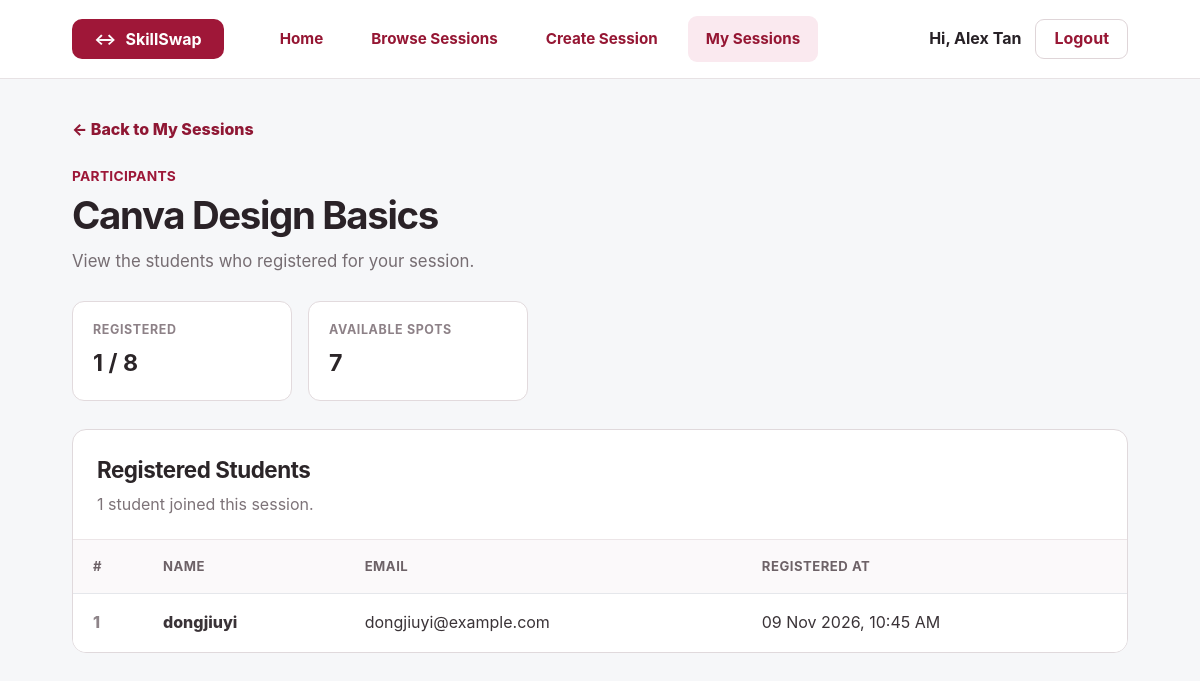
The page /participants.php?id=1 (signed in) on the database its author committed.
### tables this page shows
CREATE TABLE `skill_sessions` (
  `session_id` int NOT NULL,
  `creator_id` int NOT NULL,
  `title` varchar(150) NOT NULL,
  `category` varchar(50) NOT NULL,
  `description` text NOT NULL,
  `session_date` date NOT NULL,
  `session_time` time NOT NULL,
  `location` varchar(150) NOT NULL,
  `capacity` int NOT NULL
);

CREATE TABLE `registrations` (
  `registration_id` int NOT NULL,
  `user_id` int NOT NULL,
  `session_id` int NOT NULL,
  `registered_at` timestamp NOT NULL DEFAULT CURRENT_TIMESTAMP
);

CREATE TABLE `users` (
  `user_id` int NOT NULL,
  `name` varchar(100) NOT NULL,
  `email` varchar(150) NOT NULL,
  `password` varchar(255) NOT NULL,
  `role` varchar(20) NOT NULL DEFAULT 'student'
);

### participants.php (the view, shortened to what this page needs)
<?php
require_once "pdo.php";
$session_id = $_GET["id"] ?? "";
$session_id = (int)$session_id;
$user_id = (int)$_SESSION["user_id"];
$sessionStmt = $pdo->prepare(
    "SELECT session_id, title, capacity
     FROM skill_sessions
     WHERE session_id = ? AND creator_id = ?"
);
$sessionStmt->execute([
    $session_id,
    $user_id
]);
$session = $sessionStmt->fetch(PDO::FETCH_ASSOC);
$participantStmt = $pdo->prepare(
    "SELECT
        users.name,
        users.email,
        registrations.registered_at
     FROM registrations
     JOIN users
        ON registrations.user_id = users.user_id
     WHERE registrations.session_id = ?
     ORDER BY registrations.registered_at ASC"
);
$participantStmt->execute([$session_id]);
$participants = $participantStmt->fetchAll(PDO::FETCH_ASSOC);
?>
<!DOCTYPE html>
<html lang="en">
<head>
    <link rel="stylesheet" href="style.css">
</head>
<body class="participants-page">
    <header class="site-header">
        <div class="site-header-inner">
            <a class="brand-mark" href="index.php">
                <span class="brand-icon">&harr;</span>
                <span>SkillSwap</span>
            </a>
            <nav class="main-nav">
                <a class="nav-link" href="index.php">Home</a>
                <a class="nav-link" href="browse_sessions.php">Browse Sessions</a>
                <a class="nav-link" href="create_session.php">Create Session</a>
                <a class="nav-link active" href="my_sessions.php">My Sessions</a>
            </nav>
            <div class="nav-account">
                <a class="user-link" href="profile.php">
                    Hi, <?php echo htmlentities($_SESSION["name"]); ?>
                </a>
                <a class="btn btn-outline btn-small" href="logout.php">Logout</a>
            </div>
        </div>
    </header>
    <main class="participants-main">
        <a class="back-link" href="my_sessions.php">&larr; Back to My Sessions</a>
        <div class="page-heading participants-heading">
            <p class="eyebrow">PARTICIPANTS</p>
            <h1><?php echo htmlentities($session["title"]); ?></h1>
            <p>View the students who registered for your session.</p>
        </div>
        <div class="participants-summary">
            <div>
                <span class="info-label">Registered</span>
                <strong><?php echo count($participants); ?> / <?php echo (int)$session["capacity"]; ?></strong>
            </div>
            <div>
                <span class="info-label">Available Spots</span>
                <strong><?php echo max(0, (int)$session["capacity"] - count($participants)); ?></strong>
            </div>
        </div>
        <?php if (count($participants) == 0): ?>
            <div class="empty-card participants-empty">
                <p>No participants have joined this session yet.</p>
                <a class="btn btn-outline btn-small" href="session_details.php?id=<?php echo (int)$session_id; ?>">
                    View Session
                </a>
            </div>
        <?php else: ?>
            <div class="participants-table-card">
                <div class="table-heading-row">
                    <div>
                        <h2>Registered Students</h2>
                        <p><?php echo count($participants); ?> student<?php echo count($participants) == 1 ? "" : "s"; ?> joined this session.</p>
                    </div>
                </div>
                <div class="table-scroll">
                    <table class="participants-table">
                        <thead>
                            <tr>
                                <th>#</th>
                                <th>Name</th>
                                <th>Email</th>
                                <th>Registered At</th>
                            </tr>
                        </thead>
                        <tbody>
                            <?php foreach ($participants as $index => $participant): ?>
                                <tr>
                                    <td><?php echo $index + 1; ?></td>
                                    <td><?php echo htmlentities($participant["name"]); ?></td>
                                    <td><?php echo htmlentities($participant["email"]); ?></td>
                                    <td>
                                        <?php echo date("d M Y, g:i A", strtotime($participant["registered_at"])); ?>
                                    </td>
                                </tr>
                            <?php endforeach; ?>
                        </tbody>
                    </table>
                </div>
            </div>
        <?php endif; ?>
    </main>
</body>
</html>

### rows shown on the page
skill_sessions: title "Canva Design Basics", capacity "8", max(0,(int)$session['capacity']-count($participants)) "7"
registrations: user.name "dongjiuyi", user.email "dongjiuyi@example.com", registered_at "09 Nov 2026, 10:45 AM"

### other values the page prints
$_SESSION["name"] "Alex Tan"
count($participants) "1"
